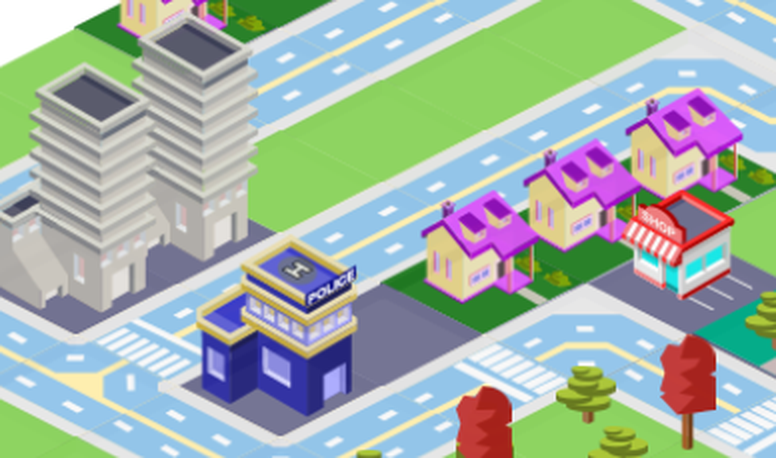
#> input picture runs/city/fractal/west-civic/target.png, 776 x 458 px
$ python compare.py resume-round3.png
#> lines starting #> are read from the running program, lines starting #| are printed output that depends on the picture; pictures that were not available may be replaced by others from this repository, and a replacement may not be noted
import sys
from pathlib import Path
from PIL import Image, ImageDraw
D = Path(__file__).resolve().parent
name = sys.argv[1]
a = Image.open(D/'target.png').convert('RGB')
#> a is the input picture: PIL image 776x458 RGB; mean R, G, B 162.4, 179.1, 168.9
b = Image.open(D/(name+'.png')).convert('RGB')
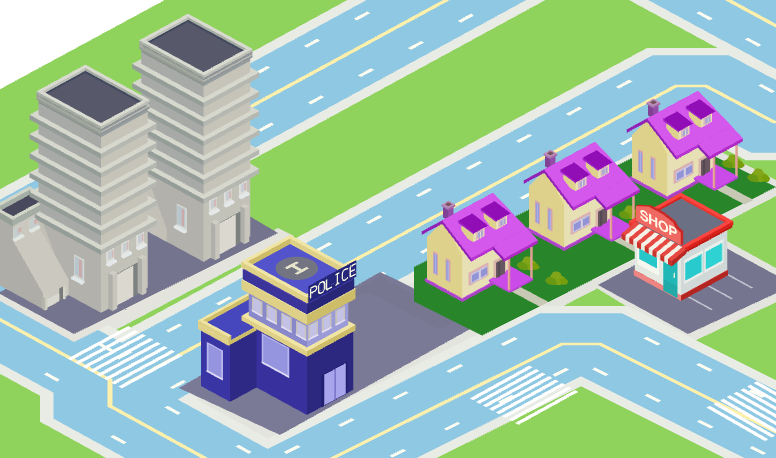
#> input picture runs/city/fractal/west-civic/resume-round3.png, 776 x 458 px, given in place of resume-round3.png.png, which was not available
#> b is the input picture: PIL image 776x458 RGB; mean R, G, B 160.1, 186.6, 173.2
assert a.size == b.size == (776, 458)
out = Image.new('RGB', (a.width*2, a.height+24), 'white')
#> out: PIL image 1552x482 RGB; every value is 255
out.paste(a, (0,24)); out.paste(b, (a.width,24))
#> after `out.paste(a, (0, 24))`:
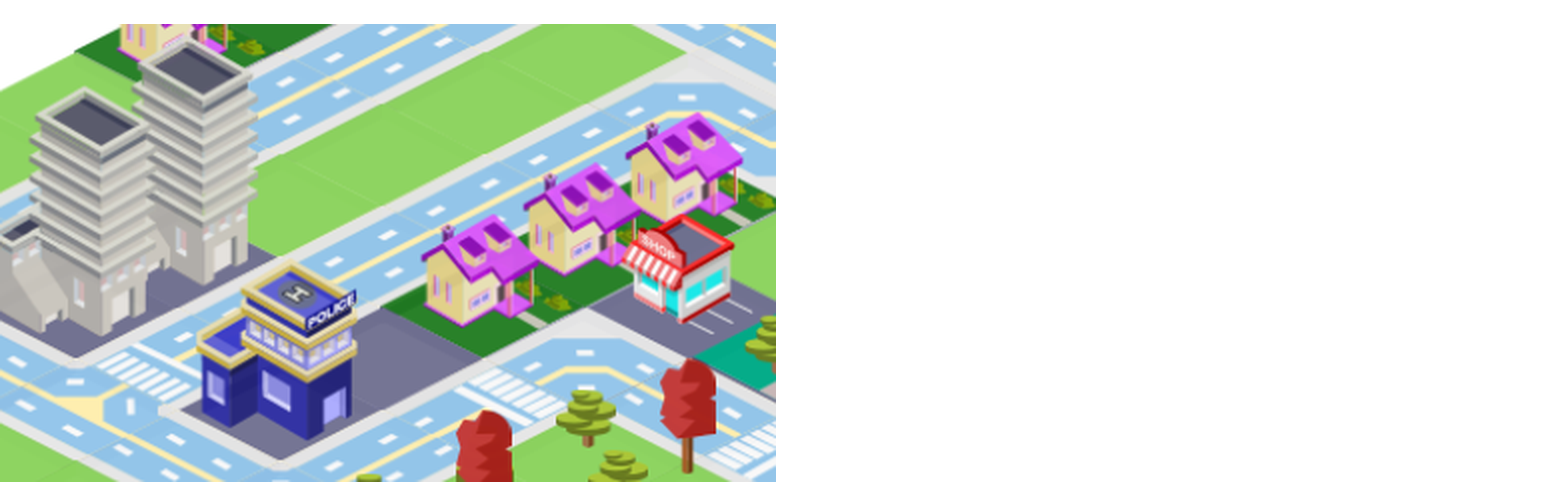
#> out: PIL image 1552x482 RGB; mean R, G, B 211, 218.9, 214.1
#> after `out.paste(b, (a.width, 24))`:
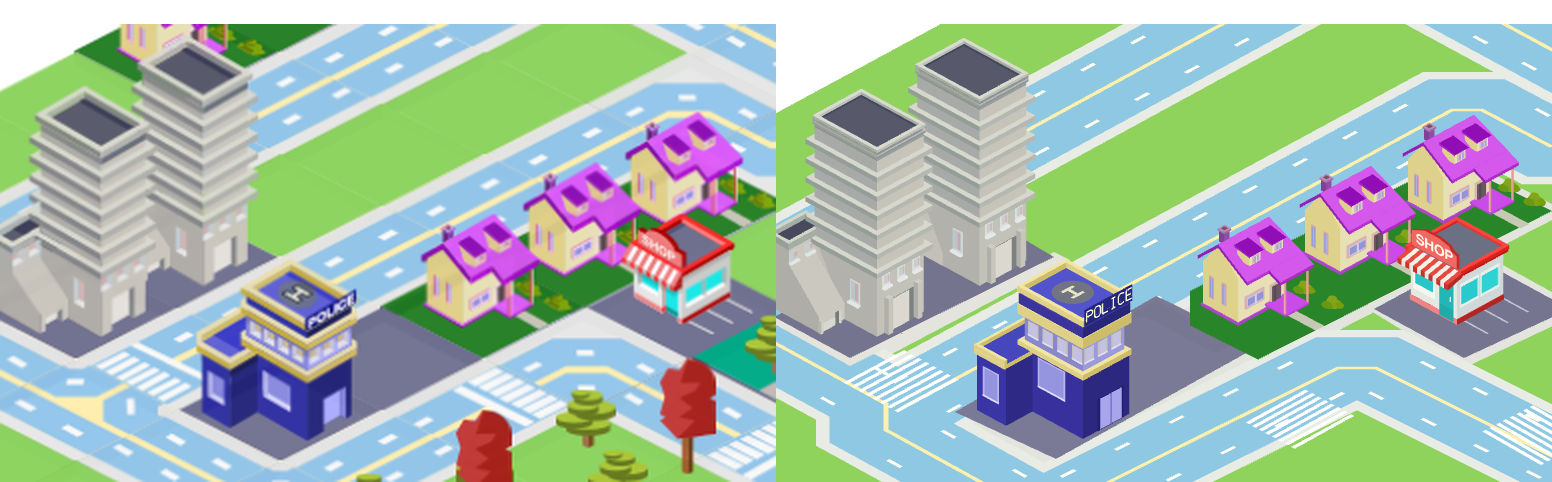
#> out: PIL image 1552x482 RGB; mean R, G, B 165.9, 186.4, 175.2
ImageDraw.Draw(out).text((5,5), 'west-civic target | '+name+'; both 2x root scale', fill='black')
out.save(D/(name+'-compare.png'))
